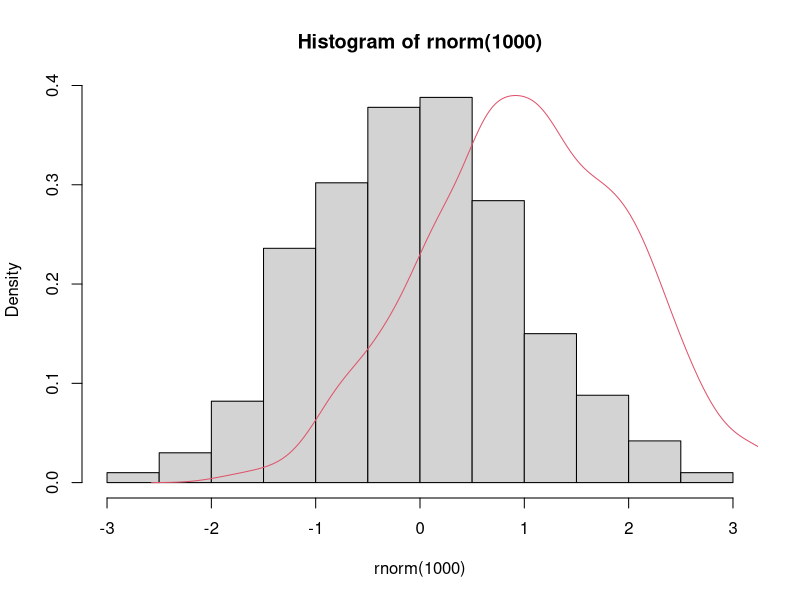

This figure's R source:
## ---- chunk 1
hist(rnorm(1000), prob=T)
lines(density(rnorm(1000, 1)), col = 2)
